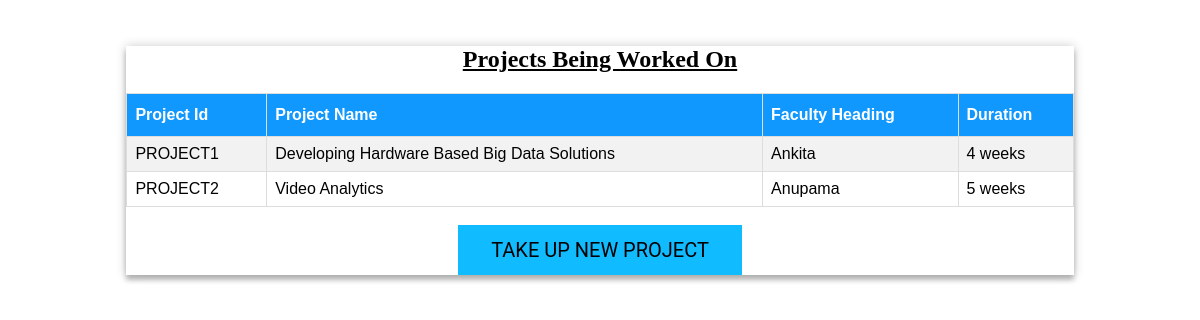
/Admin/Student/project.php (signed in), run on the app's committed database.
### tables this page shows
CREATE TABLE works(
	project_id varchar(10),
	s_id varchar(10),
	duration int,
	foreign key(project_id) references projects(project_id),
	foreign key(s_id) references student(stud_id)
);

CREATE TABLE projects(
	project_id varchar(10),
	dept_id varchar(10),
	project_name varchar(100),
	fac_id varchar(10),
	budget int,
	primary key(project_id),
	foreign key(dept_id) references department(dept_id),
	foreign key(fac_id) references faculty(fac_id)
);

CREATE TABLE faculty(
	fac_id varchar(10),
	fac_name varchar(20) not null,
	salary int check(salary > 30000),
	dept_id varchar(10),
	primary key(fac_id),
	foreign key(dept_id) references department(dept_id)
	on  delete set null
);

### Admin/Student/project.php (the view, shortened to what this page needs)
<?php
	include 'db.php';
	$stud_id = $_SESSION['stud_id'];
	$sql = "SELECT * FROM works w JOIN projects p JOIN faculty f on p.project_id = w.project_id and p.fac_id = f.fac_id WHERE w.s_id = '$stud_id';";
	$result = mysqli_query($conn,$sql);
	$resultCheck = mysqli_num_rows($result);
	echo "<div class='form'><form class='login-form'>";
	echo "<center><h2><u>Projects Being Worked On</u></h2></center>";
	if($resultCheck == 0){
		echo "Student is not working on any projects.";
	}
	else{
		echo "<table style = 'width:100%' id='customers'>";
		echo "<tr>";
		echo "<th>Project Id</th>";
		echo "<th>Project Name</th>";
		echo "<th>Faculty Heading</th>";
		echo "<th>Duration</th>";
		echo "</tr>";
		while($row = mysqli_fetch_assoc($result)){
			echo "<tr>";
			echo "<td>".$row['project_id']."</td>";
			echo "<td>".$row['project_name']."</td>";
			echo "<td>".$row['fac_name']."</td>";
			echo "<td>".$row['duration']." weeks</td>";
			echo "</tr>";
		}
		echo "</table><br>";
	}
		echo "<button><a href = 'forms/project.php'>Take up New Project<br></button></a><br>";
?>

### Admin/Student/project.php (style rules this page uses)
#customers { font-family: "Trebuchet MS", Arial, Helvetica, sans-serif; border-collapse: collapse; width: 100%; }
#customers td, #customers th { border: 1px solid #ddd; padding: 8px; }
#customers tr:nth-child(even) { background-color: #f2f2f2; }
#customers th { padding-top: 12px; padding-bottom: 12px; text-align: left; background-color: #1198FF; color: white; }
.form { position: relative; z-index: 1; background: #fff; max-width: 80%; margin: 0 auto 0px; padding: 0px; text-align: center; box-shadow: 0 0 10px 0 rgba(0, 0, 0, 0.2), 0 5px 5px 0 rgba(0, 0, 0, 0.24); }
.form button { font-family: "Roboto", sans-serif; text-transform: uppercase; outline: 0; background: #11bbff; width: 30%; border: 0; padding: 5px; color: #000000; font-size: 20px; -webkit-transition: all 0.3 ease; transition: all 0.3 ease; cursor: pointer; }
a { padding:0px; color:black; display: block; width: 100%; line-height: 2em; text-align: center; text-decoration: none; }

### data on the page
works: project.project_id "PROJECT1", project.project_name "Developing Hardware Based Big Data Solutions", faculty.fac_name "Ankita", duration "4"
works: project.project_id "PROJECT2", project.project_name "Video Analytics", faculty.fac_name "Anupama", duration "5"
